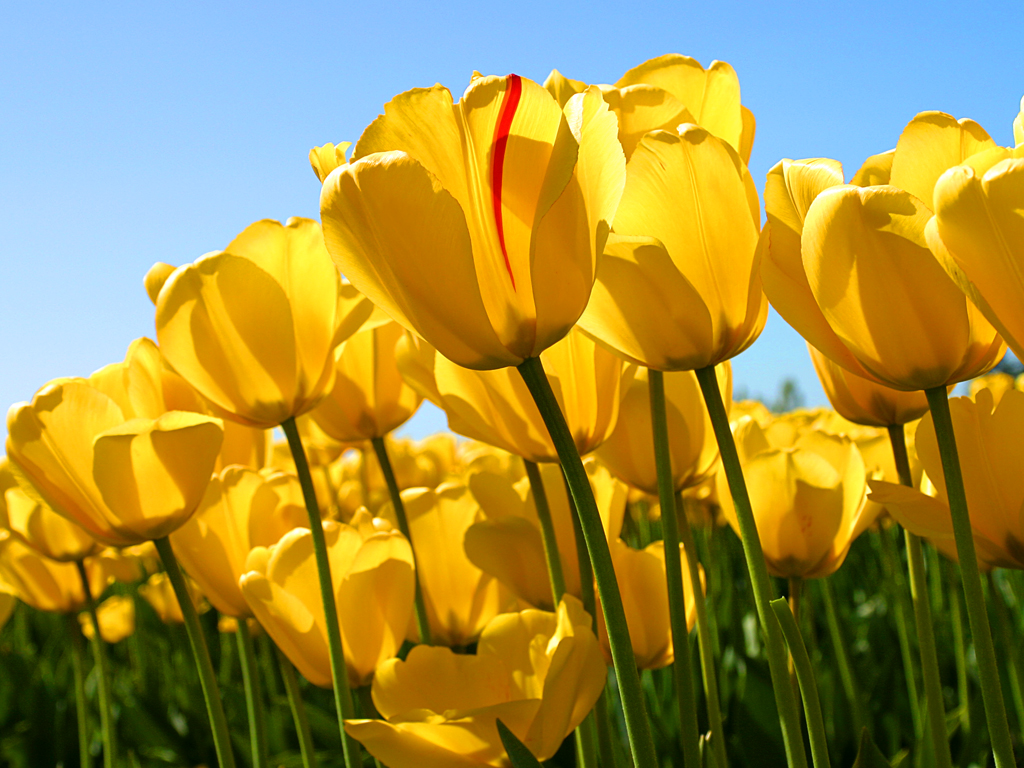
#> input picture my_website/images/Tulips.jpg, 1024 x 768 px, found by its file name
$ python tulips.py
#> lines starting #> are read from the running program, lines starting #| are printed output that depends on the picture; after the words box and inside, x2 and y2 are one past the last pixel; in counts of white or black regions, pixels touching at a corner belong together
import matplotlib.pyplot as plt
import os.path
import numpy as np
import PIL
import PIL.ImageDraw

#Tulips
#Aradhana Agnihotri & Terry Nguyen

# Open the image file
directory = os.path.dirname(os.path.abspath(__file__))
filename = os.path.join(directory, 'Tulips.jpg')
my_image = PIL.Image.open(filename)
#> my_image is the input picture: PIL image 1024x768 RGB; mean R, G, B 161.3, 143.3, 66.7

#Crop image to centermost tulip
my_image = my_image.crop( (290,0,666,750) )
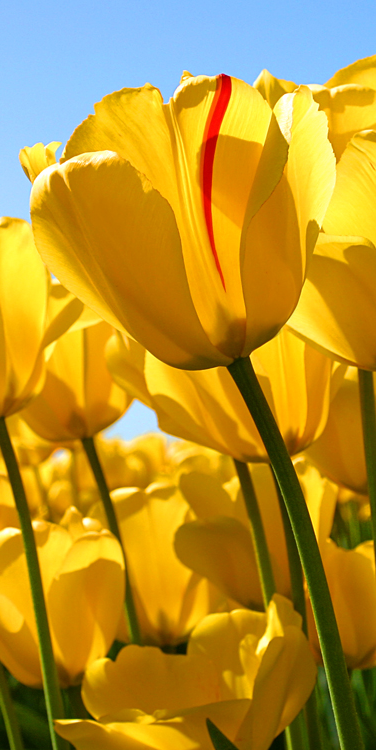
#> my_image: PIL image 376x750 RGB; mean R, G, B 182.7, 145.8, 44.6

#Rotate image 180 degrees
my_image = my_image.rotate(180, expand=False)
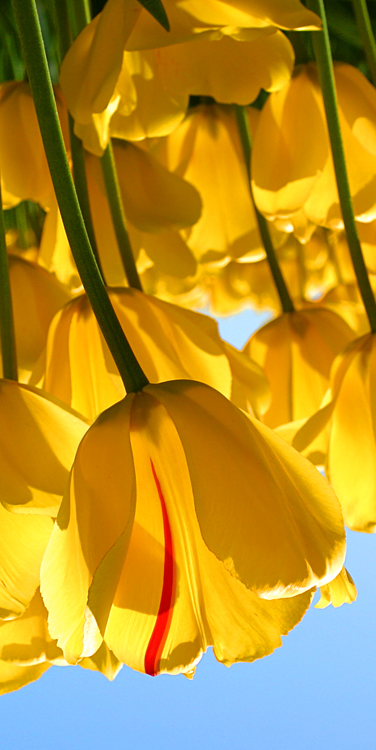
#> my_image: PIL image 376x750 RGB; mean R, G, B 182.7, 145.8, 44.6

# Assign the length and width of my_image to variables for later use
width = my_image.size[0]
#> width = 376
length = my_image.size[1]
#> length = 750

#Change colors
img = np.array(my_image)
def stripe(img):
    for r in range(445,length):
            for c in range(width):
                if img[r][c][2]<30 and img[r][c][1]<60 and img[r][c][0]>100:
                    img[r][c]=[204,0,102] # purple
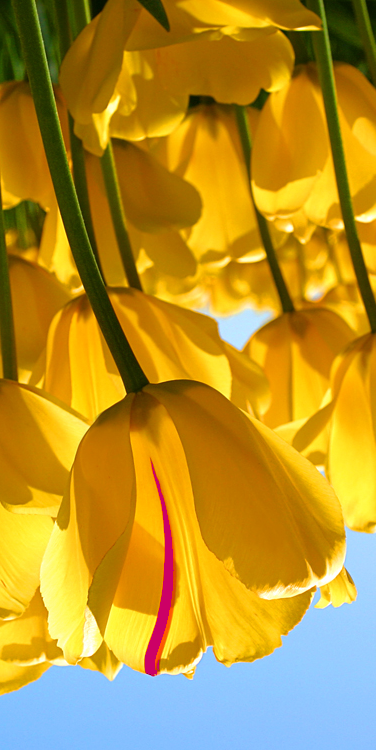
#> img: shape (750, 376, 3); 0.58% of pixels changed, all inside (x1, y1, x2, y2) = (145, 462, 174, 675)
    for r in range(486,670):
            for c in range(150,175):
                if img[r][c][1]<100 and img[r][c][1]>=60 and img[r][c][0]>=225:
                    img[r][c]=[51,51,255] # blue
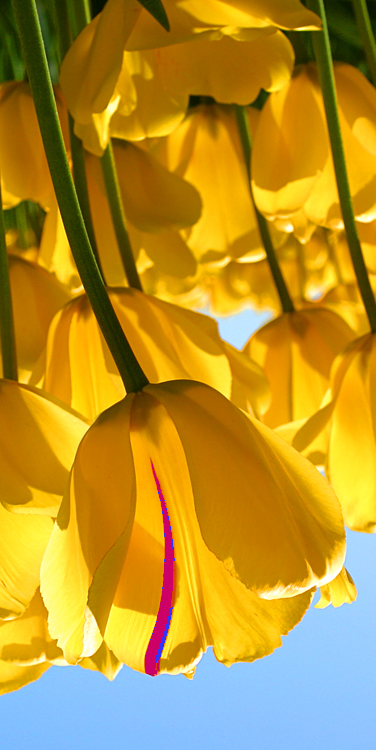
#> img: shape (750, 376, 3); 0.1% of pixels changed, all inside (x1, y1, x2, y2) = (150, 488, 175, 668)
    for r in range(560,609):
            for c in range(171,175):
                if img[r][c][1]<100 and img[r][c][1]>=60 and img[r][c][0]>=200:
                    img[r][c]=[51,51,255] # blue
#> img: shape (750, 376, 3); 0.04% of pixels changed, all inside (x1, y1, x2, y2) = (171, 561, 175, 607)

stripe(img)

fig, axes = plt.subplots(1, 1)
axes.axis('off')
axes.imshow(img, interpolation='none')
axes.set_title('Tulip')
fig.show()
